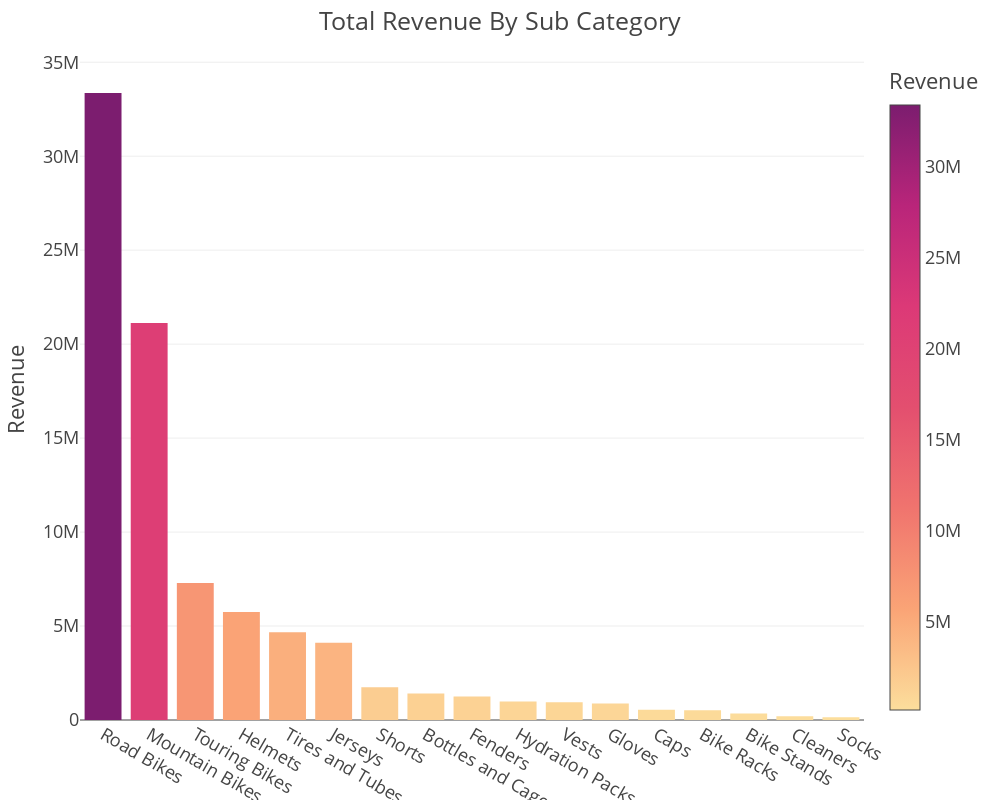

The cell this chart's notebook holds for it:
### Code cell
# Getting Revenue By Sub_Category
fig = px.bar(Revenue_Sub_C1, x= 'Sub_Category' , y = 'Revenue',color = 'Revenue',width = 1000, height = 800,
            color_continuous_scale= px.colors.sequential.Sunsetdark,template = 'presentation')       
fig.update_layout(
    title = 'Total Revenue By Sub Category',
    xaxis_title='',
    yaxis_title_text='Revenue')
fig.show()

### Figure 1 — Plotly figure (JSON) as saved in the notebook; plotly's stock layout.template omitted (floating-point values rounded to 4 significant figures)
{"data": [{"alignmentgroup": "True", "hovertemplate": "Sub_Category=%{x}<br>Revenue=%{marker.color}<extra></extra>", "legendgroup": "", "marker": {"color": [33363061, 21123526, 7295547, 5741081, 4670902, 4113742, 1740710, 1409174, 1245733, 990406, 949063, 871419, 548777, 517800, 344075, 198821, 147171], "coloraxis": "coloraxis", "pattern": {"shape": ""}}, "name": "", "offsetgroup": "", "orientation": "v", "showlegend": false, "textposition": "auto", "type": "bar", "x": ["Road Bikes", "Mountain Bikes", "Touring Bikes", "Helmets", "Tires and Tubes", "Jerseys", "Shorts", "Bottles and Cages", "Fenders", "Hydration Packs", "Vests", "Gloves", "Caps", "Bike Racks", "Bike Stands", "Cleaners", "Socks"], "xaxis": "x", "y": [33363061, 21123526, 7295547, 5741081, 4670902, 4113742, 1740710, 1409174, 1245733, 990406, 949063, 871419, 548777, 517800, 344075, 198821, 147171], "yaxis": "y"}], "layout": {"barmode": "relative", "coloraxis": {"colorbar": {"title": {"text": "Revenue"}}, "colorscale": [[0.0, "rgb(252, 222, 156)"], [0.1667, "rgb(250, 164, 118)"], [0.3333, "rgb(240, 116, 110)"], [0.5, "rgb(227, 79, 111)"], [0.6667, "rgb(220, 57, 119)"], [0.8333, "rgb(185, 37, 122)"], [1.0, "rgb(124, 29, 111)"]]}, "height": 800, "legend": {"tracegroupgap": 0}, "margin": {"t": 60}, "title": {"text": "Total Revenue By Sub Category"}, "width": 1000, "xaxis": {"anchor": "y", "domain": [0.0, 1.0], "title": {"text": ""}}, "yaxis": {"anchor": "x", "domain": [0.0, 1.0], "title": {"text": "Revenue"}}}}
